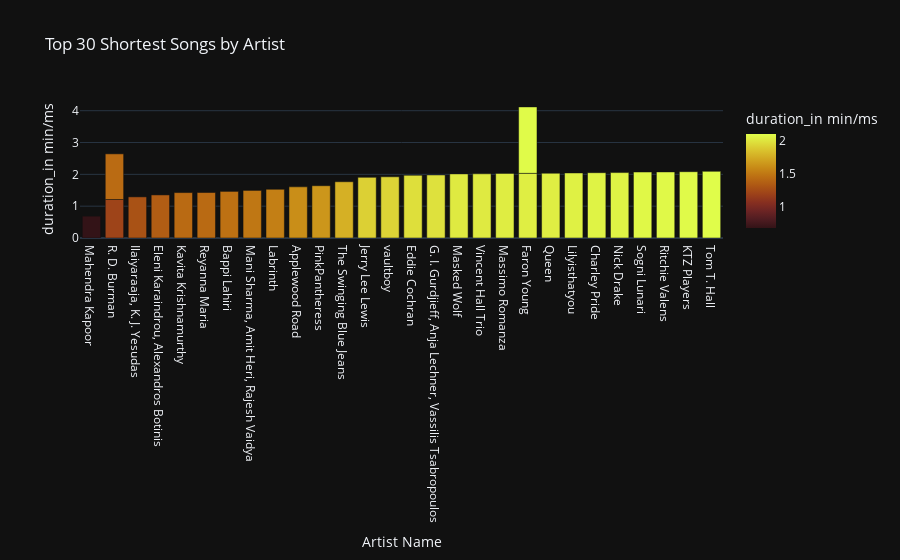

The code cell stored with this chart in its notebook:
### Code cell
# duration bar graph
px.bar(short, 'Artist Name', 'duration_in min/ms', title = 'Top 30 Shortest Songs by Artist', color = 'duration_in min/ms', color_continuous_scale = 'solar')

### Figure 1 — Plotly figure (JSON) as saved in the notebook; plotly's stock layout.template omitted (floating-point values rounded to 4 significant figures)
{"data": [{"alignmentgroup": "True", "hovertemplate": "Artist Name=%{x}<br>duration_in min/ms=%{marker.color}<extra></extra>", "legendgroup": "", "marker": {"color": [0.6875, 1.209, 1.292, 1.353, 1.427, 1.429, 1.434, 1.464, 1.495, 1.531, 1.608, 1.642, 1.768, 1.905, 1.923, 1.97, 1.981, 2.015, 2.018, 2.03, 2.032, 2.034, 2.044, 2.052, 2.056, 2.073, 2.076, 2.083, 2.088, 2.094], "coloraxis": "coloraxis", "pattern": {"shape": ""}}, "name": "", "offsetgroup": "", "orientation": "v", "showlegend": false, "textposition": "auto", "x": ["Mahendra Kapoor", "R. D. Burman", "Ilaiyaraaja, K. J. Yesudas", "Eleni Karaindrou, Alexandros Botinis", "Kavita Krishnamurthy", "Reyanna Maria", "R. D. Burman", "Bappi Lahiri", "Mani Sharma, Amit Heri, Rajesh Vaidya", "Labrinth", "Applewood Road", "PinkPantheress", "The Swinging Blue Jeans", "Jerry Lee Lewis", "vaultboy", "Eddie Cochran", "G. I. Gurdjieff, Anja Lechner, Vassilis Tsabropoulos", "Masked Wolf", "Vincent Hall Trio", "Massimo Romanza", "Faron Young", "Queen", "Lilyisthatyou", "Charley Pride", "Nick Drake", "Sogni Lunari", "Ritchie Valens", "KTZ Players", "Faron Young", "Tom T. Hall"], "xaxis": "x", "y": [0.6875, 1.209, 1.292, 1.353, 1.427, 1.429, 1.434, 1.464, 1.495, 1.531, 1.608, 1.642, 1.768, 1.905, 1.923, 1.97, 1.981, 2.015, 2.018, 2.03, 2.032, 2.034, 2.044, 2.052, 2.056, 2.073, 2.076, 2.083, 2.088, 2.094], "yaxis": "y", "type": "bar"}], "layout": {"xaxis": {"anchor": "y", "domain": [0.0, 1.0], "title": {"text": "Artist Name"}}, "yaxis": {"anchor": "x", "domain": [0.0, 1.0], "title": {"text": "duration_in min/ms"}}, "coloraxis": {"colorbar": {"title": {"text": "duration_in min/ms"}}, "colorscale": [[0.0, "rgb(51, 19, 23)"], [0.09091, "rgb(79, 28, 33)"], [0.1818, "rgb(108, 36, 36)"], [0.2727, "rgb(135, 47, 32)"], [0.3636, "rgb(157, 66, 25)"], [0.4545, "rgb(174, 88, 20)"], [0.5455, "rgb(188, 111, 19)"], [0.6364, "rgb(199, 137, 22)"], [0.7273, "rgb(209, 164, 32)"], [0.8182, "rgb(217, 192, 44)"], [0.9091, "rgb(222, 222, 59)"], [1.0, "rgb(224, 253, 74)"]]}, "legend": {"tracegroupgap": 0}, "title": {"text": "Top 30 Shortest Songs by Artist"}, "barmode": "relative"}}
